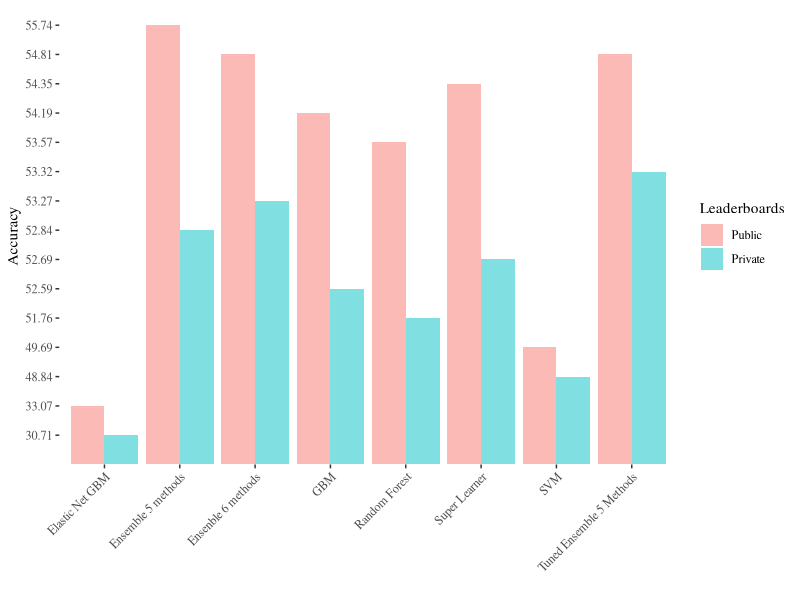

R code for this plot:
## ---- chunk 1
if (!require("ggplot2")) install.packages("ggplot2"); 
library(ggplot2);
 Algorithms<- c("Super Learner","Ensemble 5 methods", "GBM","Random Forest","SVM","Elastic Net GBM","Ensenble 6 methods","Tuned Ensemble 5 Methods")
 Public<-c(0.54348,0.55745,0.54193,0.53571,0.49689,0.33075,0.54814,0.54814)
 Private<-c(0.52689,0.52844,0.52589,0.51756,0.48844, 0.30711,0.53267,0.53322)
 Private<-round(Private*100,2)
 Public<-round(Public*100,2)
 df<-as.data.frame(cbind(Algorithms,Public,Private))


library(reshape2) ; library(ggthemes);
df.m<-melt(df, id.vars='Algorithms');
ggplot(df.m, aes(Algorithms, value)) +   
  geom_bar(aes(fill = variable), position = "dodge", stat="identity", alpha=.5)+
  labs(y="Accuracy", x="")+
  guides(fill=guide_legend(title="Leaderboards"))+
  theme_tufte()+
  theme(axis.text.x = element_text(angle = 45, hjust = 1))
